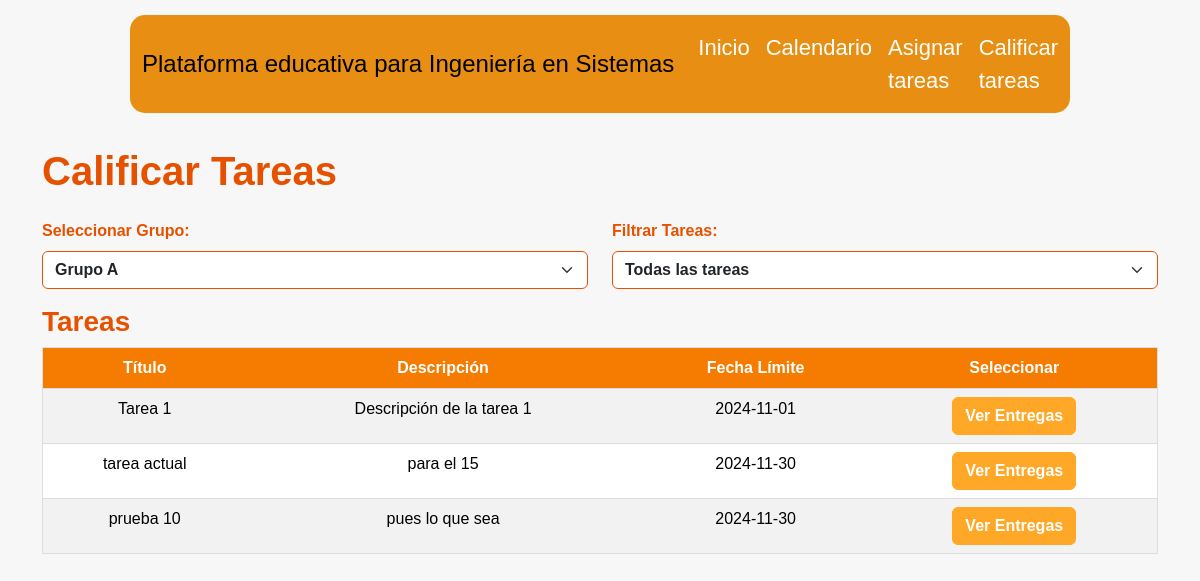
The page /calificarTareas.php?id_grupo=1 (signed in) on the database its author committed.
### tables this page shows
CREATE TABLE `tareas` (
  `id_tarea` int(11) NOT NULL,
  `id_curso` int(11) DEFAULT NULL,
  `titulo` varchar(100) DEFAULT NULL,
  `descripcion` text DEFAULT NULL,
  `archivo_tarea` varchar(255) DEFAULT NULL,
  `fecha_creacion` date DEFAULT NULL,
  `fecha_limite` date DEFAULT NULL
);

### calificarTareas.php (the view, shortened to what this page needs)
<?php
if (isset($_SESSION['usuario'])) {
    $num_control = $_SESSION['usuario'];
} else {
    echo "<script>alert('Error: Usuario no autenticado.'); window.location.href = 'index.php';</script>";
    exit;
}
$servidor = "localhost";
$usuario_db = "root";
$contraseña_db = "";
$baseDatos = "peis";
$conexion = new mysqli($servidor, $usuario_db, $contraseña_db, $baseDatos);
$query_grupos = "
    SELECT g.id_grupo, g.nombre_grupo
    FROM grupos g
    WHERE g.id_docente = '$num_control'";
$result_grupos = $conexion->query($query_grupos);
$id_grupo_seleccionado = isset($_GET['id_grupo']) ? intval($_GET['id_grupo']) : 0;
$filtro_tareas = isset($_GET['filtro']) ? $_GET['filtro'] : 'todas';
$query_tareas = "
    SELECT t.titulo, t.descripcion, t.fecha_limite, t.id_tarea
    FROM tareas t
    INNER JOIN grupos g ON t.id_curso = g.id_curso
    WHERE g.id_grupo = $id_grupo_seleccionado AND g.id_docente = '$num_control'";
$result_tareas = $conexion->query($query_tareas);
?>
<!DOCTYPE html>
<html lang="es">
<head>
    <link rel="stylesheet" href="bootstrap-5.3.3/css/bootstrap.min.css">
    <link rel="stylesheet" href="css/barradeNavegacion.css">
    <link rel="stylesheet" href="css/calificarTareas.css?v=<?php echo time(); ?>">
</head>
<body>
<div class="barranavegacion">
 <div class="navbar navbar-expand-lg navbar-light bg-light">
    <div class="container-fluid">
        <a class="navbar-brand" href="#">Plataforma educativa para Ingeniería en Sistemas</a>
        <div class="collapse navbar-collapse" id="navbarNavDropdown">
            <ul class="navbar-nav">
                <li class="nav-item">
                    <a class="nav-link active" aria-current="page" href="inicioProfesor.php">Inicio</a>
                </li>
                <li class="nav-item">
                    <a class="nav-link" href="calendarioDocente.php">Calendario</a>
                </li>
                <li class="nav-item">
                    <a class="nav-link" href="gestionTareasProfesor.php">Asignar tareas</a>
                </li>
                <li class="nav-item">
                    <a class="nav-link" href="calificarTareas.php">Calificar tareas</a>
                </li>
            </ul>
        </div>
    </div>
 </div>
</div>
<div class="container mt-4">
    <h1 class="mb-4">Calificar Tareas</h1>
    <form method="GET" class="mb-3">
        <div class="row">
            <div class="col-md-6">
                <label for="id_grupo" class="form-label">Seleccionar Grupo:</label>
                <select name="id_grupo" id="id_grupo" class="form-select" onchange="this.form.submit()">
                    <?php
                    $result_grupos->data_seek(0);
                    while ($grupo = $result_grupos->fetch_assoc()):
                    ?>
                        <option value="<?= $grupo['id_grupo'] ?>" <?= $id_grupo_seleccionado == $grupo['id_grupo'] ? 'selected' : '' ?>>
                            <?= htmlspecialchars($grupo['nombre_grupo']) ?>
                        </option>
                    <?php endwhile; ?>
                </select>
            </div>
            <div class="col-md-6">
                <label for="filtro" class="form-label">Filtrar Tareas:</label>
                <select name="filtro" id="filtro" class="form-select" onchange="this.form.submit()">
                    <option value="todas" <?= $filtro_tareas == 'todas' ? 'selected' : '' ?>>Todas las tareas</option>
                </select>
            </div>
        </div>
    </form>
    <?php if ($id_grupo_seleccionado): ?>
        <h3>Tareas</h3>
        <?php if ($result_tareas && $result_tareas->num_rows > 0): ?>
            <table class="table table-striped">
                <thead>
                    <tr>
                        <th>Título</th>
                        <th>Descripción</th>
                        <th>Fecha Límite</th>
                        <th>Seleccionar</th>
                    </tr>
                </thead>
                <tbody>
                    <?php while ($tarea = $result_tareas->fetch_assoc()): ?>
                        <tr>
                            <td><?= htmlspecialchars($tarea['titulo']) ?></td>
                            <td><?= htmlspecialchars($tarea['descripcion']) ?></td>
                            <td><?= htmlspecialchars($tarea['fecha_limite']) ?></td>
                            <td>
                                <a href="?id_grupo=<?= $id_grupo_seleccionado ?>&filtro=<?= $filtro_tareas ?>&id_tarea=<?= $tarea['id_tarea'] ?>" class="btn btn-primary">Ver Entregas</a>
                            </td>
                        </tr>
                    <?php endwhile; ?>
                </tbody>
            </table>
        <?php else: ?>
            <div class="alert alert-info">No hay tareas que cumplan con el filtro seleccionado.</div>
        <?php endif; ?>
    <?php endif; ?>
</div>
</body>
</html>

### css/barradeNavegacion.css (style rules this page uses)
.barranavegacion { width: 80% !important; margin: 5px auto !important; border-radius: 40px !important; padding: 10px !important; }
.navbar-brand { font-size: 24px !important; }
.navbar-expand-lg { border-radius: 15px !important; }
.navbar { background-color: #e88f13 !important; }
.navbar-nav .nav-link { font-size: 22px !important; color: #ffffff !important; }

### css/calificarTareas.css (style rules this page uses)
body { font-family: 'Arial', sans-serif; background-color: #f7f7f7; color: #333; margin: 0; padding: 0; }
.btn-primary { background-color: #ffa726; border-color: #ffa726; color: #fff; font-weight: bold; }
h1, h3 { color: #e65100; font-weight: bold; }
.table { background-color: #ffffff; border: 1px solid #ddd; }
.table th { background-color: #f57c00; color: #fff; text-align: center; font-weight: bold; }
.table td { text-align: center; }
.form-label { color: #e65100; font-weight: bold; }
input.form-select, select.form-select { border-color: #e65100; font-weight: bold; }

### rows shown on the page
tareas: titulo "Tarea 1", descripcion "Descripción de la tarea 1", fecha_limite "2024-11-01"
tareas: titulo "tarea actual", descripcion "para el 15", fecha_limite "2024-11-30"
tareas: titulo "prueba 10", descripcion "pues lo que sea", fecha_limite "2024-11-30"

### other values the page prints
form field id_grupo "Grupo A"
